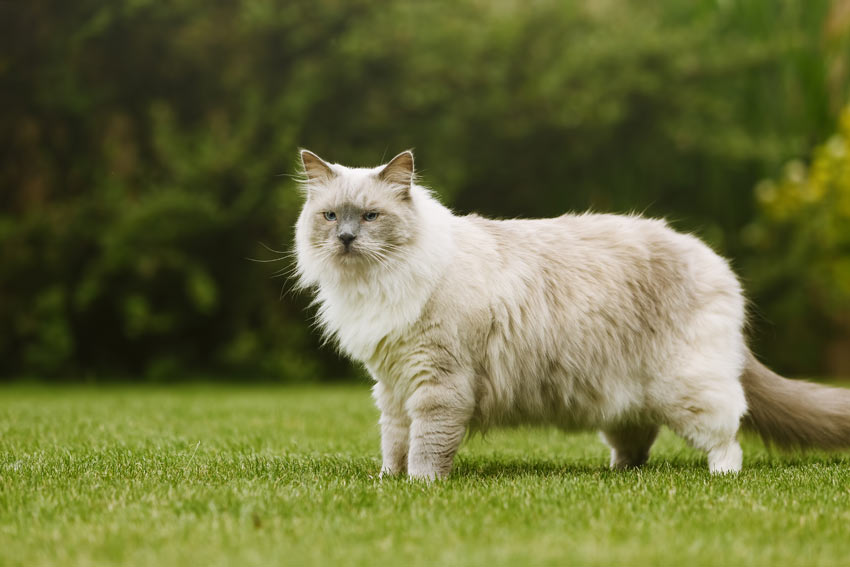
#> input picture images/cat_850_567.jpg, 850 x 567 px
$ python Hybrid_Image.py
#> lines starting #> are read from the running program, lines starting #| are printed output that depends on the picture
import cv2
import numpy as np
import matplotlib.pyplot as plt

def apply_gaussian_low_pass_filter(image, kernel_size=51, sigma=4.0):

    # Split the image into its R, G, and B channels
    b_channel, g_channel, r_channel = cv2.split(image)

    # Apply Gaussian filter to each channel
    b_filtered = cv2.GaussianBlur(b_channel, (kernel_size, kernel_size), sigma)
    g_filtered = cv2.GaussianBlur(g_channel, (kernel_size, kernel_size), sigma)
    r_filtered = cv2.GaussianBlur(r_channel, (kernel_size, kernel_size), sigma)

    # Merge the filtered channels back into an RGB image
    filtered_image = cv2.merge((b_filtered, g_filtered, r_filtered))

    return filtered_image

def apply_gaussian_high_pass_filter(image, kernel_size=51, sigma=4.0):

    # Apply Gaussian low-pass filter
    low_pass_filtered = apply_gaussian_low_pass_filter(image, kernel_size, sigma)

    # Compute the high-pass filter by subtracting the low-pass filtered image from the original image
    filtered_image = cv2.subtract(image, low_pass_filtered)

    return filtered_image

def create_hybrid_image(low_pass_image, high_pass_image, alpha=0.5):

    # Ensure both images are of the same size
    if low_pass_image.shape != high_pass_image.shape:
        raise ValueError(f"Low-pass {low_pass_image.shape} and high-pass {high_pass_image.shape} images must be of the same size")

    # Combine the low-pass and high-pass images
    hybrid_image = cv2.addWeighted(low_pass_image, alpha, high_pass_image, 1 - alpha, 0)

    return hybrid_image

# Load the low pass image
image_low = cv2.imread('../images/cat_850_567.jpg')
#> image_low is the input picture: shape (567, 850, 3); mean B, G, R 59.8, 109, 105.4
image_low = cv2.cvtColor(image_low, cv2.COLOR_BGR2RGB)  # Convert from BGR to RGB format

# Load the high pass image
image_high = cv2.imread('../images/car_1024_768.jpg')
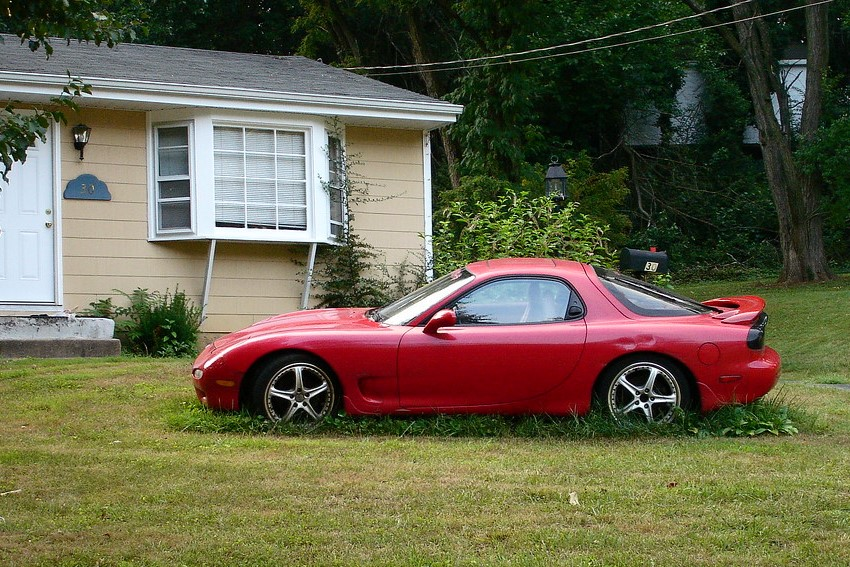
#> input picture images/car_1024_768.jpg, 850 x 567 px
#> image_high is the input picture: shape (567, 850, 3); mean B, G, R 73.8, 98.8, 103
image_high = cv2.cvtColor(image_high, cv2.COLOR_BGR2RGB)  # Convert from BGR to RGB format

# Apply the Gaussian low-pass filter
filtered_image_low = apply_gaussian_low_pass_filter(image_low)
#> in apply_gaussian_low_pass_filter, `b_filtered = cv2.GaussianBlur(b_channel, (kernel_size, kernel_size), s..`:
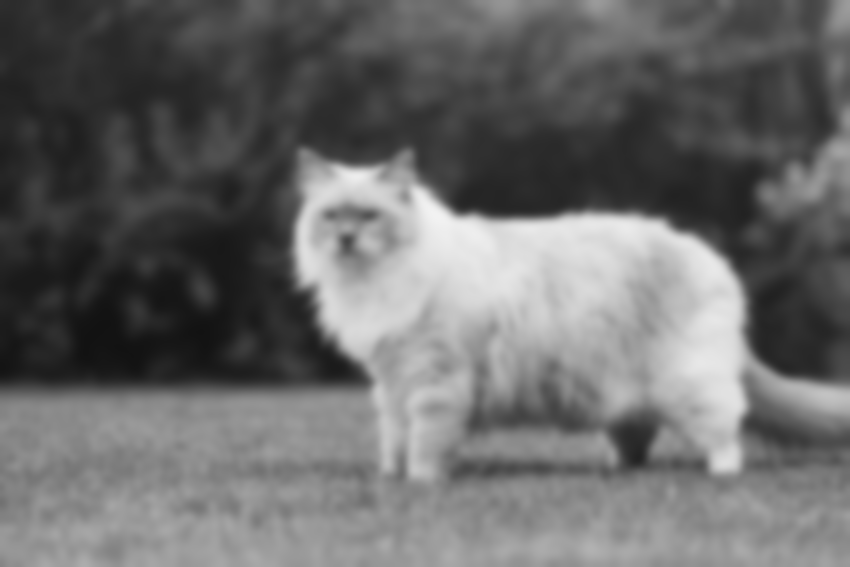
#> b_filtered: shape (567, 850); min 18, max 242, mean 105.4
#> in apply_gaussian_low_pass_filter, `r_filtered = cv2.GaussianBlur(r_channel, (kernel_size, kernel_size), s..`:
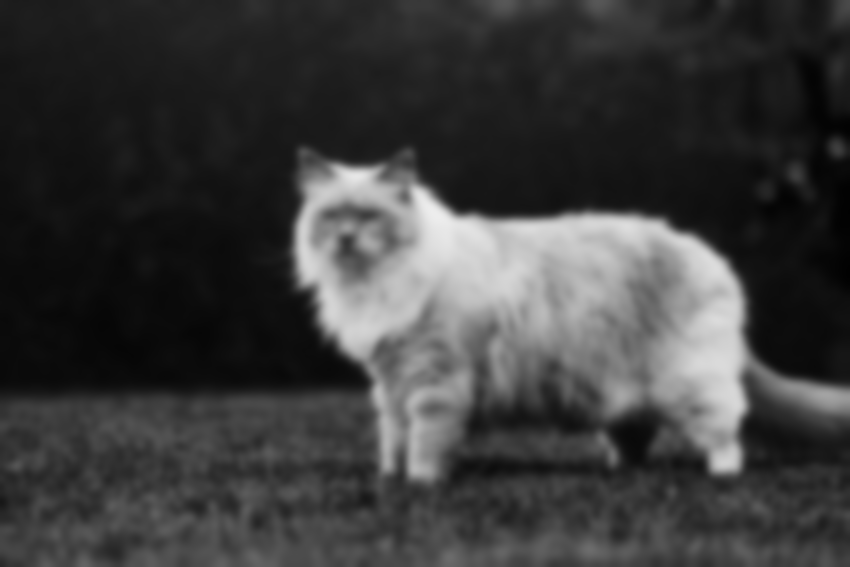
#> r_filtered: shape (567, 850); min 1, max 237, mean 59.8

# Apply the Gaussian low-pass filter
filtered_image_high = apply_gaussian_high_pass_filter(image_high)
#> call 2 of apply_gaussian_low_pass_filter, with kernel_size = 51, sigma = 4
#> in apply_gaussian_low_pass_filter (call 2), `g_filtered = cv2.GaussianBlur(g_channel, (kernel_size, kernel_size), s..`:
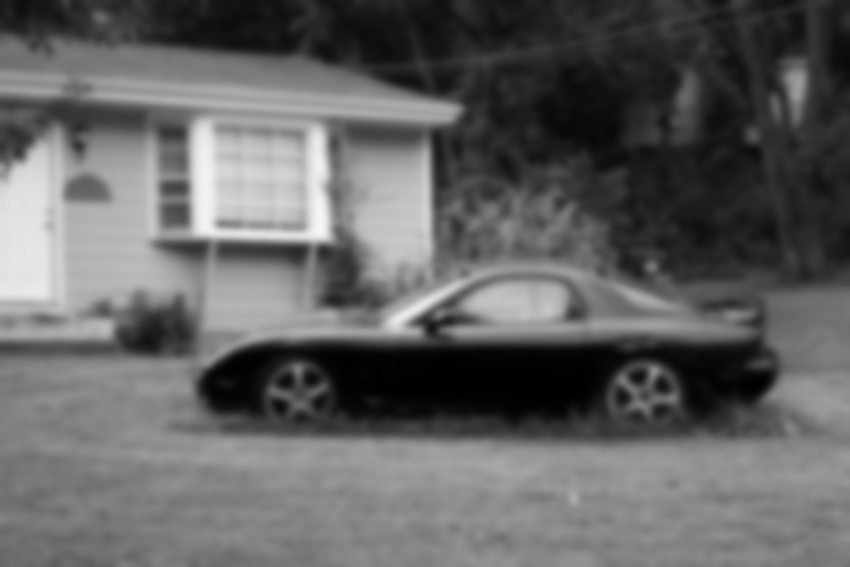
#> g_filtered: shape (567, 850); min 0, max 246, mean 98.8
#> in apply_gaussian_low_pass_filter (call 2), `r_filtered = cv2.GaussianBlur(r_channel, (kernel_size, kernel_size), s..`:
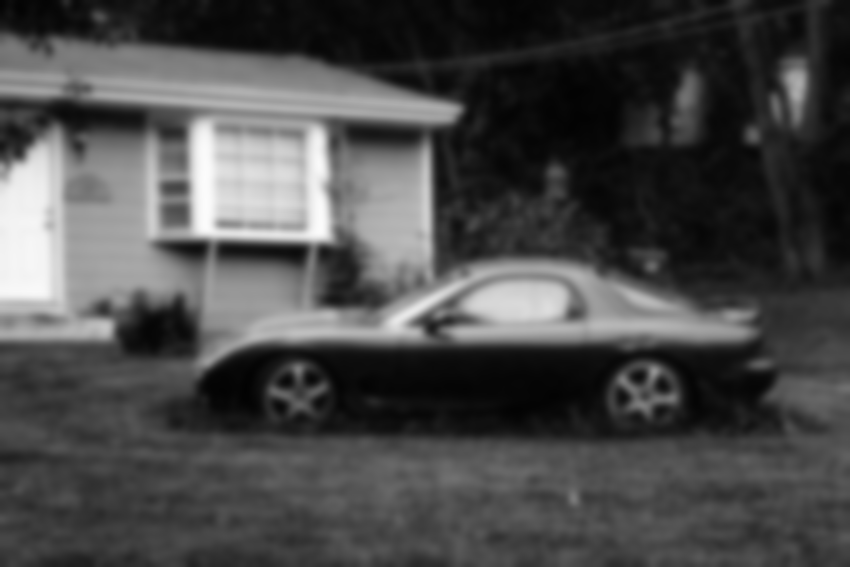
#> r_filtered: shape (567, 850); min 2, max 252, mean 73.8
#> in apply_gaussian_high_pass_filter, `filtered_image = cv2.subtract(image, low_pass_filtered)`:
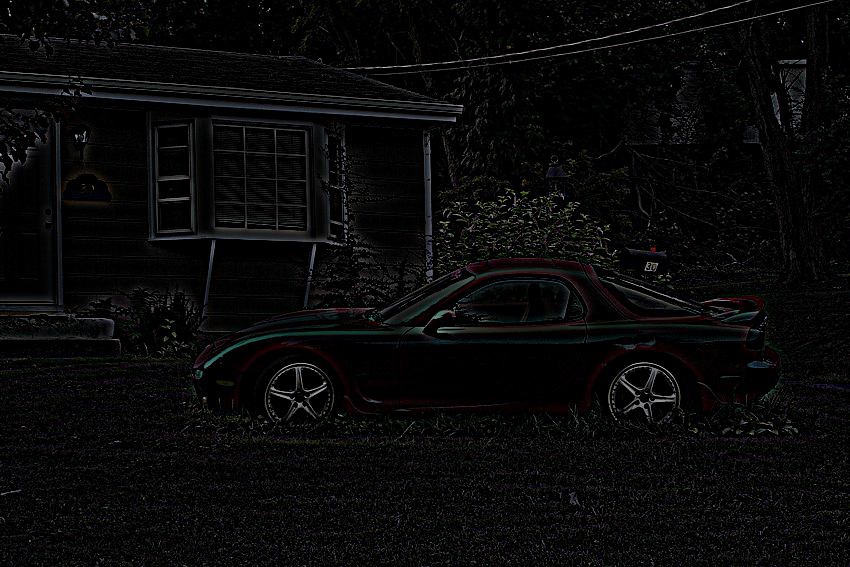
#> filtered_image: shape (567, 850, 3); mean R, G, B 8.8, 8.8, 8.8

hybrid_image = create_hybrid_image(filtered_image_low, filtered_image_high)
#> in create_hybrid_image, `hybrid_image = cv2.addWeighted(low_pass_image, alpha, high_pass_image,..`:
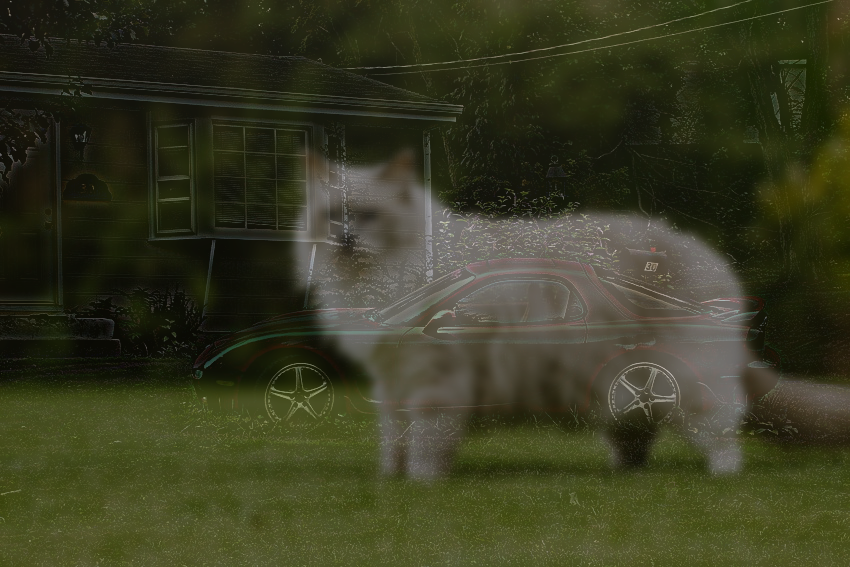
#> hybrid_image: shape (567, 850, 3); mean R, G, B 57.1, 58.9, 34.3

# Create a figure and a set of subplots (2 rows x 2 columns)
fig, ((ax1, ax2), (ax3, ax4)) = plt.subplots(2, 2, figsize=(12, 8))

# Plot the images in the subplots
ax1.imshow(image_low)
ax1.set_title('Gray Image')
ax1.axis('off')

ax2.imshow(filtered_image_low)
ax2.set_title('Blurred Image')
ax2.axis('off')

ax3.imshow(image_high)
ax3.set_title('High-Pass Filtered Image')
ax3.axis('off')

ax4.imshow(filtered_image_high)  # Replace 'another_image' with your actual image
ax4.set_title('Another Image')
ax4.axis('off')

# Show the images
plt.tight_layout()
plt.show()

# Create a new figure
plt.figure(figsize=(8, 6))  # You can specify the size of the figure

# Plot the image
plt.imshow(hybrid_image)
plt.title('Hybrid image')
plt.axis('off')  # Hide the axis

# Display the plot
plt.show()
